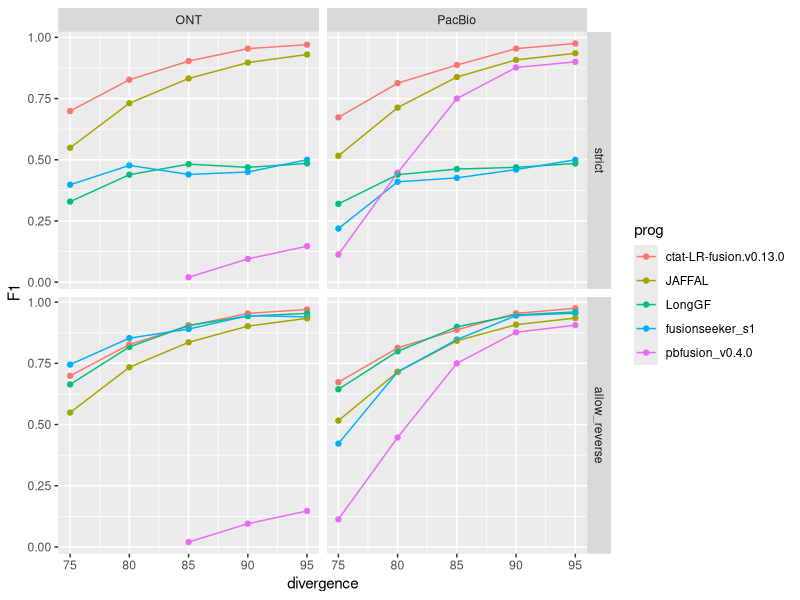
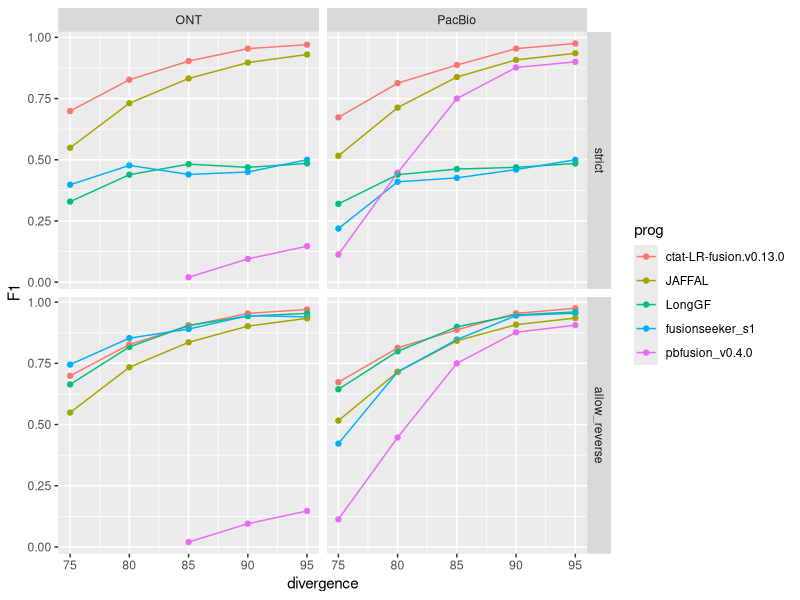

Recreate these plots in R, in order.
## ---- chunk 1
knitr::opts_chunk$set(echo = TRUE)
library(tidyverse)
## ---- chunk 2

# parse accuracy statistics from benchmarking:

strict_results = read.table("data/strict.combined_results.ROC.tsv", header=T, sep="\t", stringsAsFactors = F)
strict_results$analysisType="strict"

allow_reverse_results = read.table("data/allow_reverse.combined_results.ROC.tsv", header=T, sep="\t", stringsAsFactors = F)
allow_reverse_results$analysisType="allow_reverse"



data = bind_rows(strict_results,
                 allow_reverse_results)


data = data %>% filter(prog %in% c(
                                   'pbfusion_v0.4.0',
                                   'fusionseeker_s1',
                                   'LongGF',
                                   'JAFFAL',
                                   'ctat-LR-fusion.v0.13.0')
                       )


# extract the maximum F1 value for each program and target data set: 

max_F1_data = data %>% group_by(analysisType, prog, seqtype, divergence) %>% 
    arrange(desc(F1)) %>% filter(row_number() == 1) %>% ungroup()


# rank programs 

ranked_progs = max_F1_data  %>% group_by(prog) %>% summarize(mean_F1 = mean(F1)) %>% arrange(desc(mean_F1))

max_F1_data$prog = factor(max_F1_data$prog, levels=ranked_progs$prog)

max_F1_data$analysisType = factor(max_F1_data$analysisType, levels=c('strict', 'allow_reverse'))

max_F1_data = max_F1_data %>% mutate(seqtype = ifelse(seqtype == "Pac", "PacBio", seqtype))

## ---- chunk 3

p_linepoint = max_F1_data %>% 
    filter(analysisType %in% c('strict', 'allow_reverse')) %>%
    ggplot() + 
    geom_point(aes(x=divergence, y=F1, color=prog)) +
    geom_line(aes(x=divergence, y=F1, group=prog, color=prog)) +
    facet_grid(vars(analysisType), vars(seqtype))


p_linepoint

## ---- chunk 4

ggsave(p_linepoint, filename="jaffal_simdata_accuracy.paperfig.svg", width=8, height=7)
